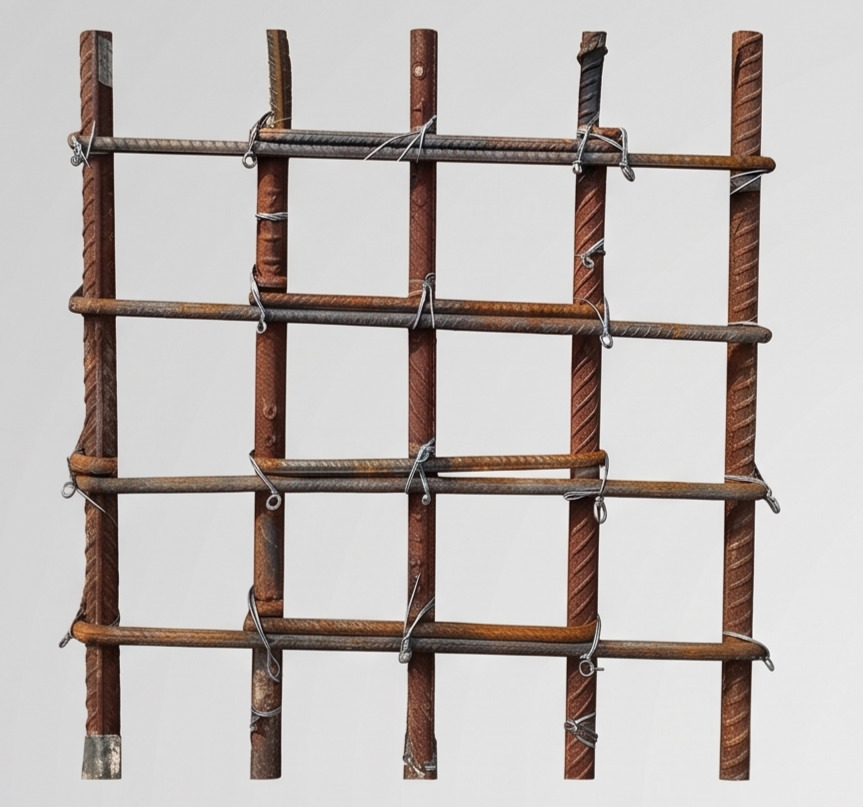
#> input picture input_images/testImage_5.jpg, 863 x 807 px
$ python -i preprocess.py   (imports and definitions only)   (older library calls are emulated)
#> lines starting #> are read from the running program, lines starting #| are printed output that depends on the picture; after the words box and inside, x2 and y2 are one past the last pixel; in counts of white or black regions, pixels touching at a corner belong together
#> further down, picture is the input picture: shape (807, 863, 3); mean B, G, R 181.5, 184.2, 190.7
"""Image preprocessing for rebar counting."""

from __future__ import annotations

import cv2
import numpy as np


# [6 lines left out: function load_image, not called in this run]


def denoise_image(
    image_bgr: np.ndarray,
    clahe_clip_limit: float = 2.0,
    clahe_tile_size: int = 8,
    denoise_strength: int = 12,
) -> tuple[np.ndarray, np.ndarray]:
    """Return denoised BGR and grayscale images."""
#> called with clahe_clip_limit = 2, clahe_tile_size = 8, denoise_strength = 12
    if image_bgr is None or image_bgr.size == 0:
        raise ValueError("Input image is empty or could not be loaded.")

    if len(image_bgr.shape) == 2:
        gray = image_bgr.copy()
        bgr = cv2.cvtColor(gray, cv2.COLOR_GRAY2BGR)
    else:
        bgr = image_bgr.copy()
        gray = cv2.cvtColor(bgr, cv2.COLOR_BGR2GRAY)

    clahe = cv2.createCLAHE(clipLimit=clahe_clip_limit, tileGridSize=(clahe_tile_size, clahe_tile_size))
    enhanced = clahe.apply(gray)
    denoised_gray = cv2.fastNlMeansDenoising(
        enhanced,
        None,
        h=denoise_strength,
        templateWindowSize=7,
        searchWindowSize=21,
    )
    denoised_bgr = cv2.cvtColor(denoised_gray, cv2.COLOR_GRAY2BGR)
    return denoised_bgr, denoised_gray


def estimate_column_mask(denoised_gray: np.ndarray) -> np.ndarray:
    """Find the building column face in the photo."""
    h, w = denoised_gray.shape[:2]
    blurred = cv2.GaussianBlur(denoised_gray, (5, 5), 0)

    gx = cv2.Sobel(blurred, cv2.CV_32F, 1, 0, ksize=3)
    gy = cv2.Sobel(blurred, cv2.CV_32F, 0, 1, ksize=3)
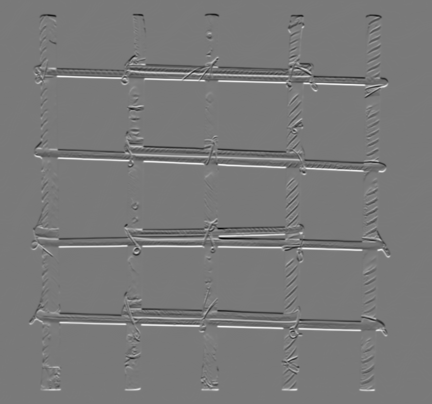
#> gy: shape (807, 863) float32 (shown at 1/2 size); min -466, max 510, mean 0.1; drawn with min black and max white
    magnitude = cv2.magnitude(gx, gy)
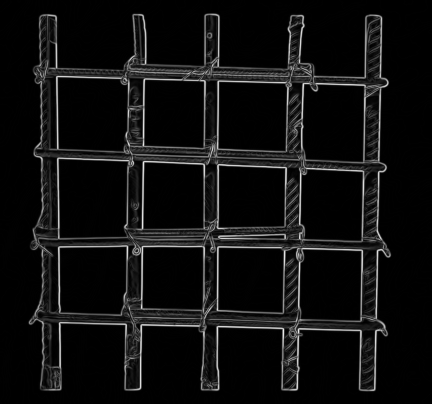
#> magnitude: shape (807, 863) float32 (shown at 1/2 size); min 0, max 543.2, mean 34.3; drawn with min black and max white
    mag_min = float(magnitude.min())
#> mag_min = 0
    mag_max = float(magnitude.max())
#> mag_max = 543.2
    if mag_max - mag_min < 1e-6:
        magnitude = np.zeros_like(magnitude, dtype=np.uint8)
    else:
        magnitude = np.clip((magnitude - mag_min) / (mag_max - mag_min) * 255.0, 0, 255).astype(np.uint8)

    _, binary = cv2.threshold(magnitude, 0, 255, cv2.THRESH_BINARY + cv2.THRESH_OTSU)
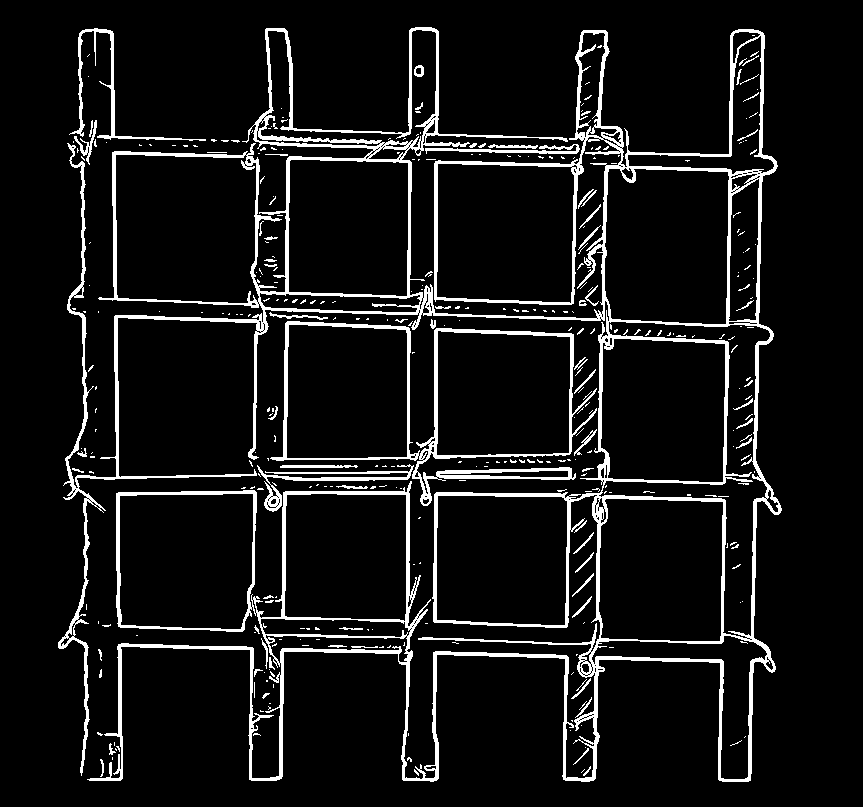
#> binary: shape (807, 863); 8.1% white; 364 white regions (292 under 20 px), largest, box (x1, y1, x2, y2) and area: (58, 27, 782, 782) 43150, (270, 321, 597, 506) 5108, (257, 464, 414, 512) 1156
    close_kernel = cv2.getStructuringElement(cv2.MORPH_RECT, (31, 31))
    closed = cv2.morphologyEx(binary, cv2.MORPH_CLOSE, close_kernel)
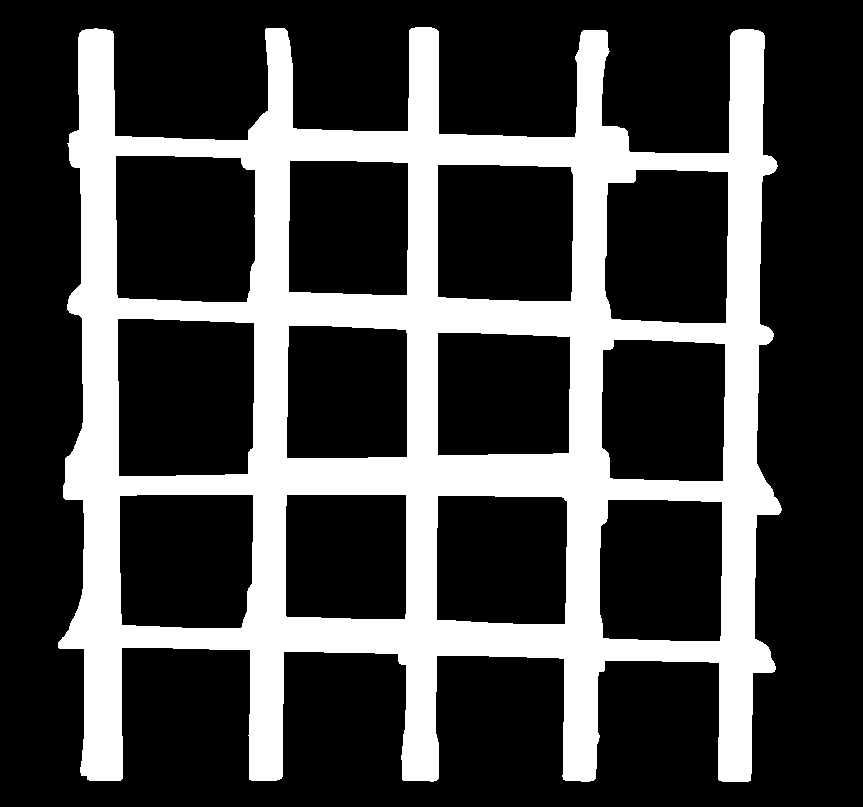
#> closed: shape (807, 863); 27.1% white; 1 white region

    contours, _ = cv2.findContours(closed, cv2.RETR_EXTERNAL, cv2.CHAIN_APPROX_SIMPLE)
#> contours = 1 contour; box (x1, y1, x2, y2) and area: (58, 27, 782, 782) 390468
    mask = np.zeros((h, w), dtype=np.uint8)

    if contours:
        largest = max(contours, key=cv2.contourArea)
#> largest = contour of 579 points, box (x1, y1, x2, y2) (58, 27, 782, 782), area 390468
        if cv2.contourArea(largest) >= 0.08 * h * w:
            cv2.drawContours(mask, [largest], -1, 255, thickness=-1)
#> mask: shape (807, 863); 56.4% white; 1 black region, box (x1, y1, x2, y2) and area: (0, 0, 863, 807) 303578

    if np.count_nonzero(mask) == 0:
        margin_x = int(w * 0.12)
        margin_y = int(h * 0.12)
        mask[margin_y : h - margin_y, margin_x : w - margin_x] = 255

    shrink_kernel = cv2.getStructuringElement(cv2.MORPH_RECT, (17, 17))
    return cv2.erode(mask, shrink_kernel, iterations=1)
#> returned value: shape (807, 863); 50.6% white; 1 black region, box (x1, y1, x2, y2) and area: (0, 0, 863, 807) 344198


def clean_column_interior(denoised_gray: np.ndarray, column_mask: np.ndarray) -> np.ndarray:
    """Remove inner surface speckle while keeping rod edges."""
    cleaned = denoised_gray.copy()
    interior = column_mask > 0
    if not np.any(interior):
        return cleaned

    smoothed = cv2.bilateralFilter(denoised_gray, d=11, sigmaColor=75, sigmaSpace=75)
    cleaned[interior] = smoothed[interior]

    open_kernel = cv2.getStructuringElement(cv2.MORPH_RECT, (5, 5))
    opened = cv2.morphologyEx(cleaned, cv2.MORPH_OPEN, open_kernel)
    cleaned[interior] = opened[interior]
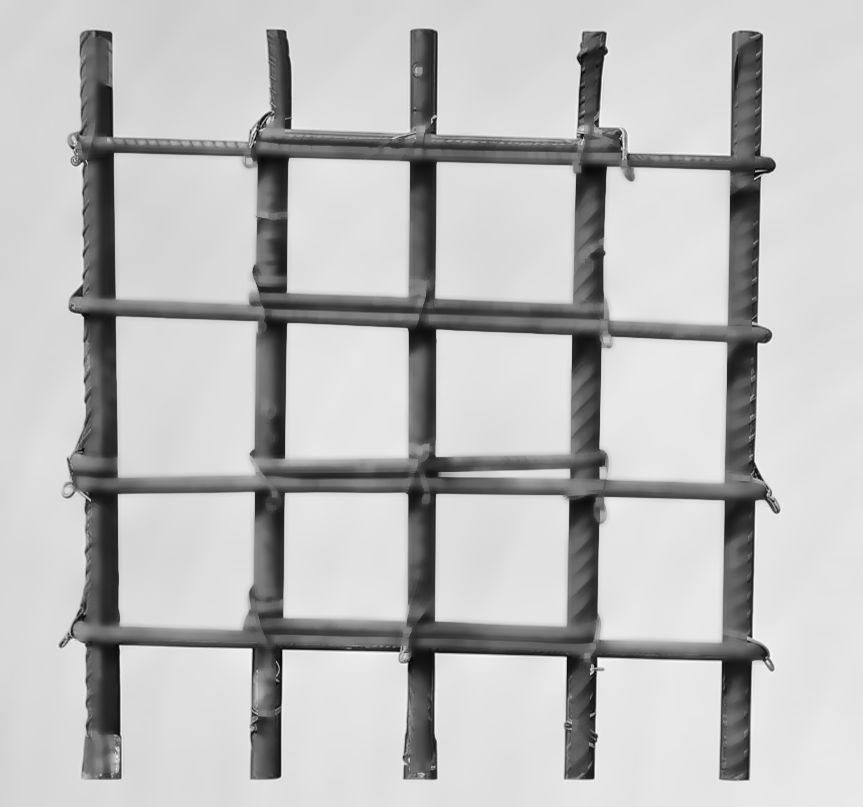
#> cleaned: shape (807, 863); min 3, max 251, mean 189.3

    close_kernel = cv2.getStructuringElement(cv2.MORPH_RECT, (3, 3))
    closed = cv2.morphologyEx(cleaned, cv2.MORPH_CLOSE, close_kernel)
    cleaned[interior] = closed[interior]
#> cleaned: shape (807, 863); 2.47% of pixels changed, all inside (x1, y1, x2, y2) = (73, 36, 768, 773)
    return cleaned


# [40 lines left out: functions _column_bounds, build_column_only_view, not called in this run]


def shift_positions_to_crop(positions: list[int], axis_offset: int) -> list[int]:
    return [pos - axis_offset for pos in positions]


def preprocess_image(image: np.ndarray) -> tuple[np.ndarray, np.ndarray, np.ndarray, np.ndarray]:
    """
    Denoise, isolate column, and clean interior noise.

    Returns original_bgr, denoised_bgr, cleaned_gray, column_mask.
    """
    original_bgr = image.copy() if len(image.shape) == 3 else cv2.cvtColor(image, cv2.COLOR_GRAY2BGR)
    denoised_bgr, denoised_gray = denoise_image(original_bgr)
    column_mask = estimate_column_mask(denoised_gray)
    cleaned_gray = clean_column_interior(denoised_gray, column_mask)
    return original_bgr, denoised_bgr, cleaned_gray, column_mask

>>> import cv2
>>> picture = cv2.imread('../input_images/testImage_5.jpg')
>>> result = preprocess_image(picture)

$ run again, on input_images/testImage_7.jpg
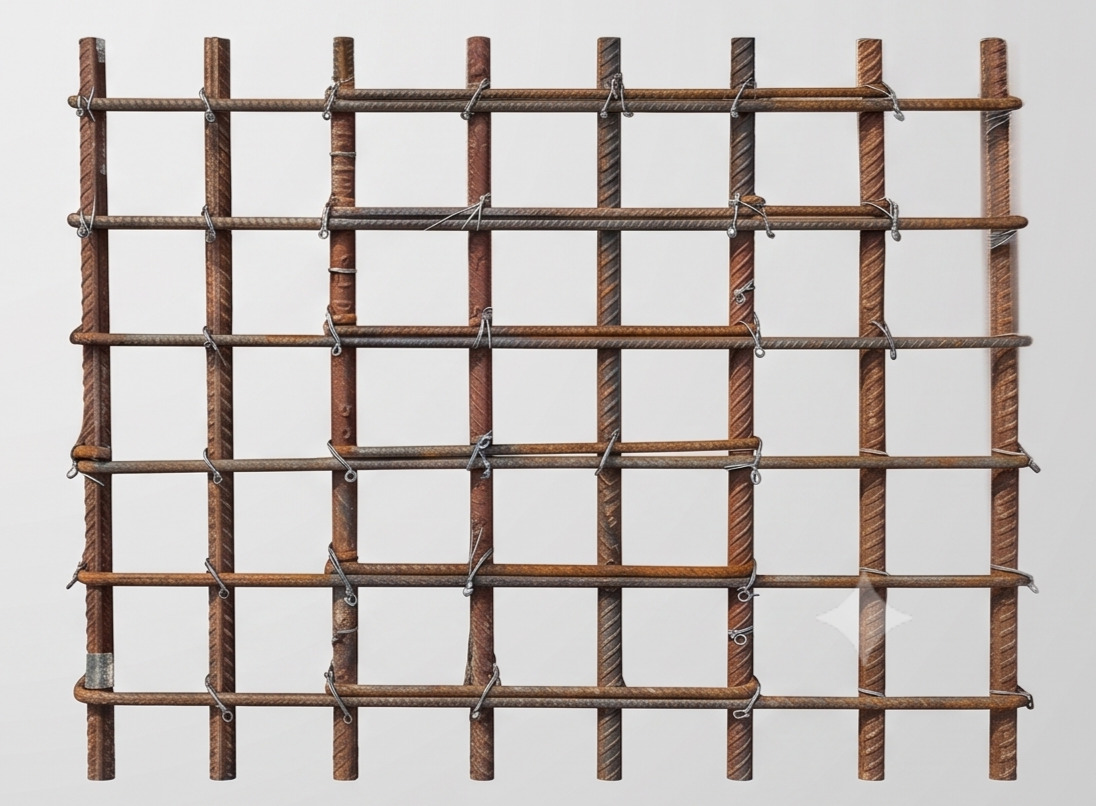
#> input picture input_images/testImage_7.jpg, 1096 x 806 px
#> picture is the input picture: shape (806, 1096, 3); mean B, G, R 181.3, 184.9, 192.2
#> mag_min = 0
#> mag_max = 532
#> in estimate_column_mask, `_, binary = cv2.threshold(magnitude, 0, 255, cv2.THRESH_BINARY + cv2.T..`:
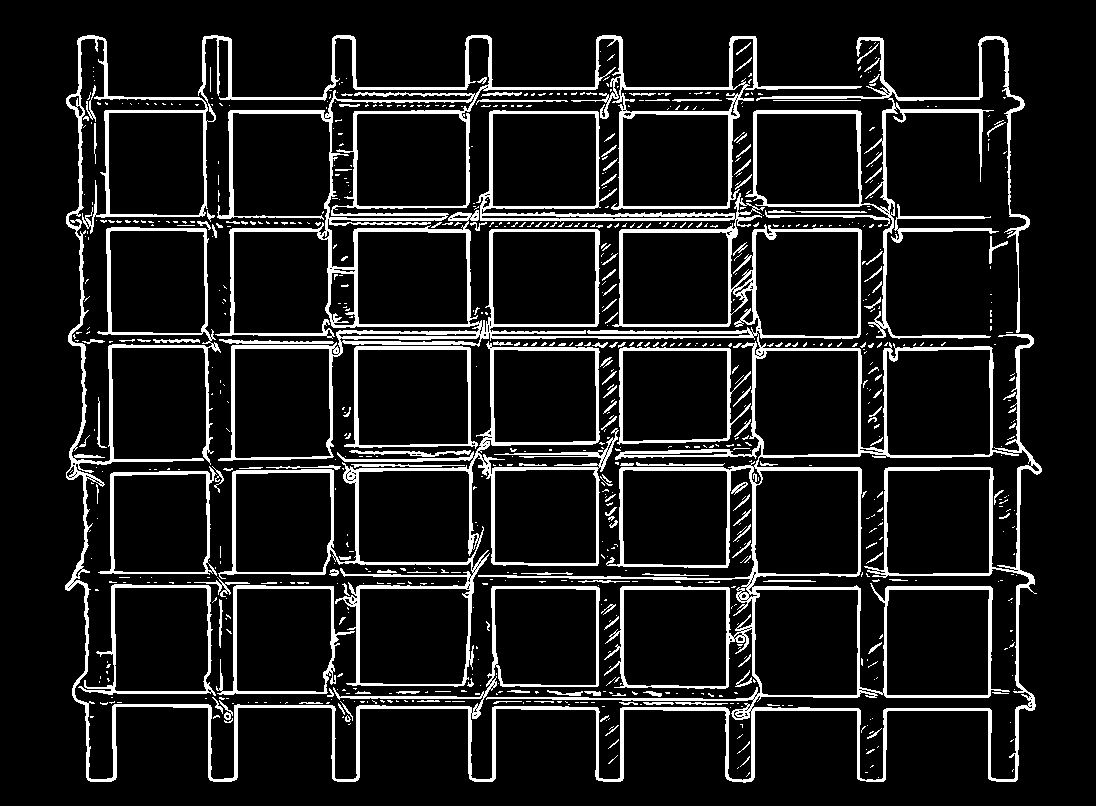
#> binary: shape (806, 1096); 11.1% white; 834 white regions (674 under 20 px), largest, box (x1, y1, x2, y2) and area: (65, 35, 1042, 783) 61968, (218, 341, 619, 687) 9444, (745, 36, 1030, 339) 6261
#> contours = 1 contour; box (x1, y1, x2, y2) and area: (65, 35, 1042, 783) 609706
#> largest = contour of 568 points, box (x1, y1, x2, y2) (65, 35, 1042, 783), area 609706
#> mask: shape (806, 1096); 69.3% white; 1 black region, box (x1, y1, x2, y2) and area: (0, 0, 1096, 806) 271093
#> interior: shape (806, 1096) bool; 64.4% white; 1 black region, box (x1, y1, x2, y2) and area: (0, 0, 1096, 806) 314720
#> in clean_column_interior, `cleaned[interior] = opened[interior]`:
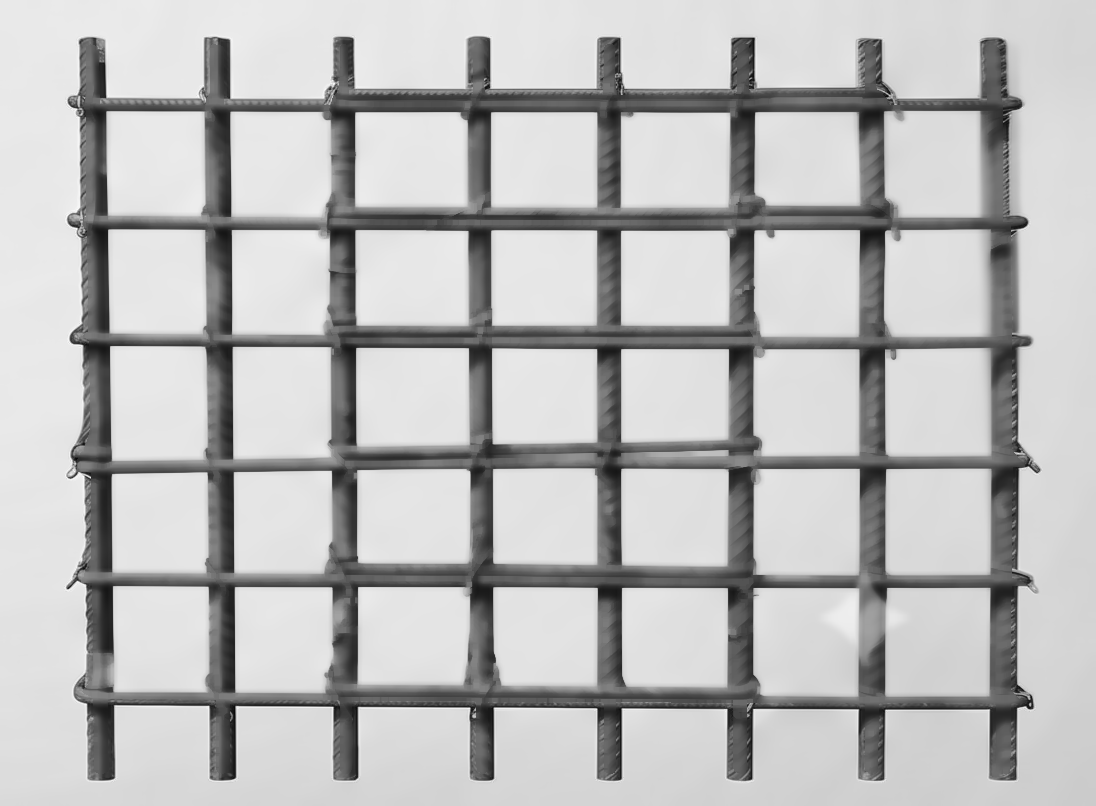
#> cleaned: shape (806, 1096); min 7, max 251, mean 187.7
